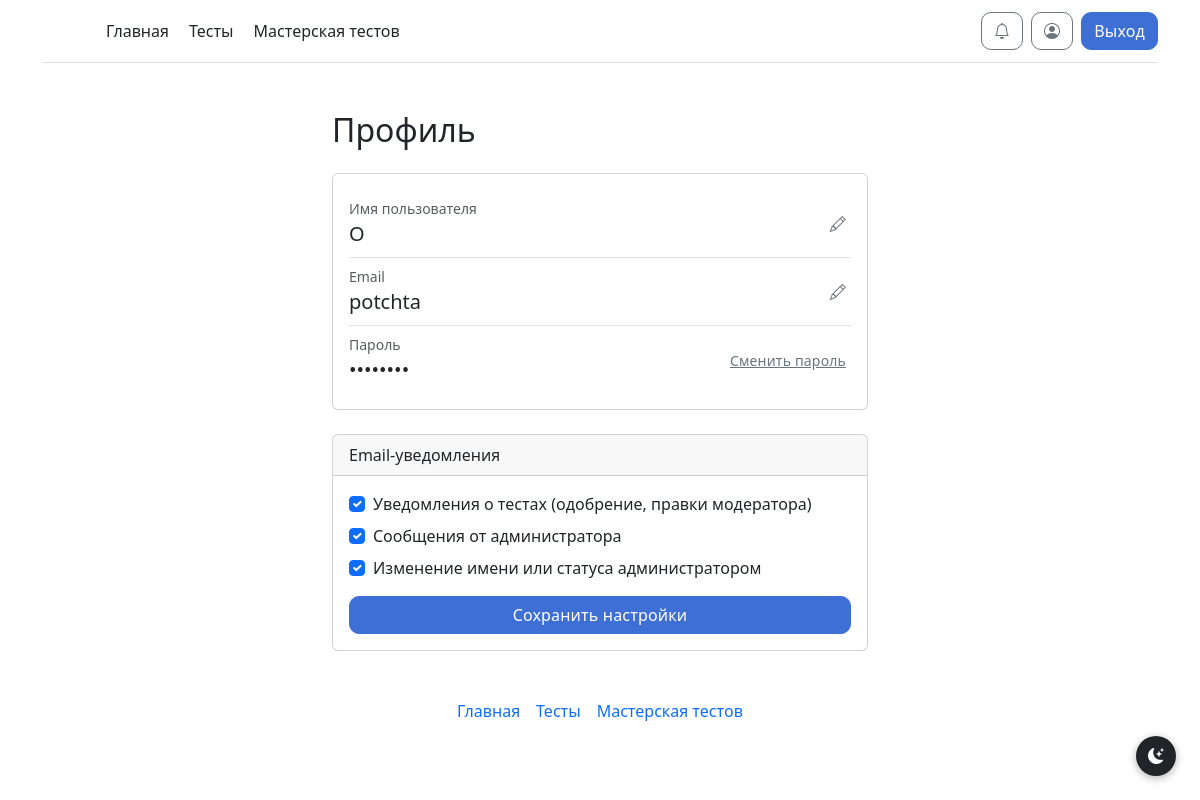
The page /profile (signed in) on the database its author committed.
### models.py (models this page shows)
class User(db.Model, UserMixin):
    id = db.Column(db.Integer, primary_key=True)
    username = db.Column(db.String, unique=True)
    password = db.Column(db.String)
    email = db.Column(db.String, unique=True)
    admin = db.Column(db.Integer, default=0)  # 0 — пользователь, 1 — модератор, 2 — администратор
    current_test_id = db.Column(db.Integer, default=None)
    notif_email_tests = db.Column(db.Boolean, default=True)
    notif_email_admin = db.Column(db.Boolean, default=True)
    notif_email_account = db.Column(db.Boolean, default=True)

### routes/profile.py (the view)
@profile_bp.route('/profile')
@login_required
def profile():
    show_email_confirm = request.args.get("show_email_confirm") == "1"
    pending_email = session.get("pending_email", {}).get("new_email") if show_email_confirm else None
    return render_template("profile.html",
                           show_email_confirm=show_email_confirm,
                           pending_new_email=pending_email)

### __init__.py (called while the page is built, shortened)
@manager.user_loader
def load_user(user_id):
    return db.session.get(User, user_id)

@app.template_filter('get_unread_notifications_count')
def get_unread_notifications_count(user_id):
    return Notifications.query.filter_by(n_user_id=user_id, n_is_read=False).count()

@app.before_request
def check_must_rate_test():
    excluded_paths = ['/test/', '/static/', '/logout']

### templates/profile.html (shortened to what this page needs)
{% extends 'base.html' %}
{% block main %}
<div class="container mt-4" style="max-width: 560px;">
    <h2 class="mb-4">Профиль</h2>
    <div class="card">
        <div class="card-body">
            <div class="d-flex justify-content-between align-items-center py-2 border-bottom">
                <div>
                    <div class="text-muted small">Имя пользователя</div>
                    <div class="fs-5">{{ current_user.username }}</div>
                </div>
                <button class="btn btn-link text-secondary p-1" data-bs-toggle="modal" data-bs-target="#usernameModal">
                    <i class="bi bi-pencil"></i>
                </button>
            </div>
            <div class="d-flex justify-content-between align-items-center py-2 border-bottom">
                <div>
                    <div class="text-muted small">Email</div>
                    <div class="fs-5">{{ current_user.email }}</div>
                </div>
                <button class="btn btn-link text-secondary p-1" data-bs-toggle="modal" data-bs-target="#emailModal">
                    <i class="bi bi-pencil"></i>
                </button>
            </div>
            <div class="d-flex justify-content-between align-items-center py-2">
                <div>
                    <div class="text-muted small">Пароль</div>
                    <div class="fs-5">••••••••</div>
                </div>
                <button class="btn btn-link text-secondary p-1" data-bs-toggle="modal" data-bs-target="#passwordModal">
                    <span class="small">Сменить пароль</span>
                </button>
            </div>
        </div>
    </div>
    <div class="card mt-4">
        <div class="card-header">Email-уведомления</div>
        <div class="card-body">
            <form method="POST" action="/profile/notification-settings">
                <div class="form-check mb-2">
                    <input class="form-check-input" type="checkbox" name="email_tests" id="emailTests"
                           {% if current_user.notif_email_tests %}checked{% endif %}>
                    <label class="form-check-label" for="emailTests">
                        Уведомления о тестах (одобрение, правки модератора)
                    </label>
                </div>
                <div class="form-check mb-2">
                    <input class="form-check-input" type="checkbox" name="email_admin_messages" id="emailAdmin"
                           {% if current_user.notif_email_admin %}checked{% endif %}>
                    <label class="form-check-label" for="emailAdmin">
                        Сообщения от администратора
                    </label>
                </div>
                <div class="form-check mb-3">
                    <input class="form-check-input" type="checkbox" name="email_account_changes" id="emailAccount"
                           {% if current_user.notif_email_account %}checked{% endif %}>
                    <label class="form-check-label" for="emailAccount">
                        Изменение имени или статуса администратором
                    </label>
                </div>
                <button type="submit" class="btn btn-primary w-100">Сохранить настройки</button>
            </form>
        </div>
    </div>
</div>
{% endblock %}

### static/style/style.css (style rules this page uses)
.btn { border-radius: 10px !important; font-weight: 500; letter-spacing: 0.01em; transition: transform 0.1s ease, box-shadow 0.1s ease, background-color 0.1s ease !important; }
.btn-primary { background: #3d6fd4 !important; border-color: #3d6fd4 !important; }

### rows shown on the page
User: username "О", email "potchta", notif_email_tests "☑", notif_email_admin "☑", notif_email_account "☑"
